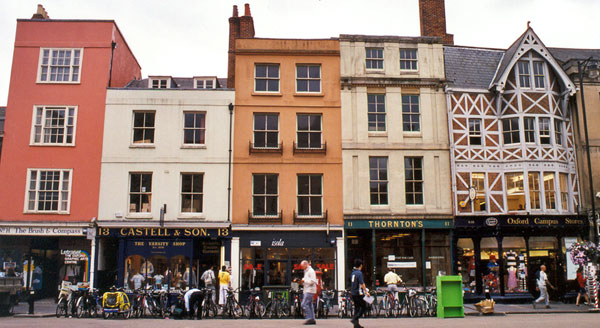
%> input picture Lectures/Lecture 7/Lecture 7/Lecture 6 Code/Matlab Lecture Help/street.jpg, 600 x 328 px
$ octave ImageApproximation.m   (GNU Octave 9; MATLAB toolbox functions it lacks are replaced by stand-ins)
%> lines starting %> are read from the running program, lines starting %| are printed output that depends on the picture
clear all;
close all;
X = double(rgb2gray(imread('street.jpg')));
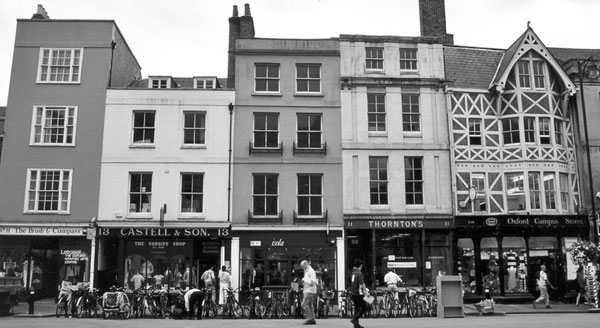
%> X: size 328x600 double; min 0, max 255, mean 130.9

[U, Sig, V] = svd(X);

figure('position',[100 200 1500 700]);
subplot(121);
imagesc(X);colormap gray

Z = zeros(size(X));

for i = 1:328
    subplot(122);
    imagesc(Z);title(strcat('r=',num2str(i-1)));
    pause;
    Z = Z + Sig(i,i)*U(:,i)*V(:,i)';
end
%> this loop made 328 passes
%> pass 1, `title(strcat('r=',num2str(i-1)))`:
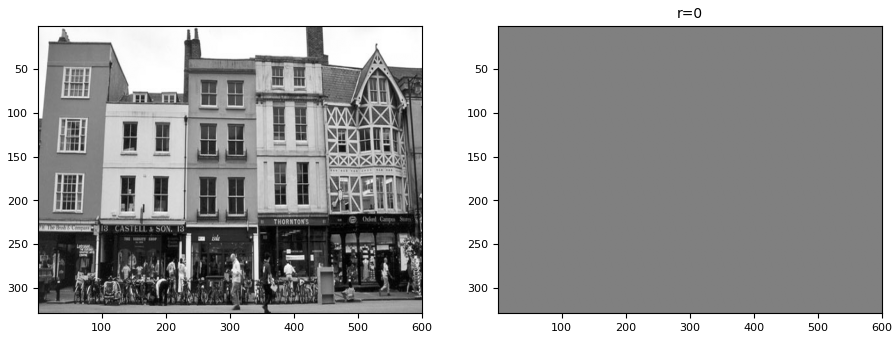
%> figure redrawn from the program's plot data, 2 panels
%> after the loop:
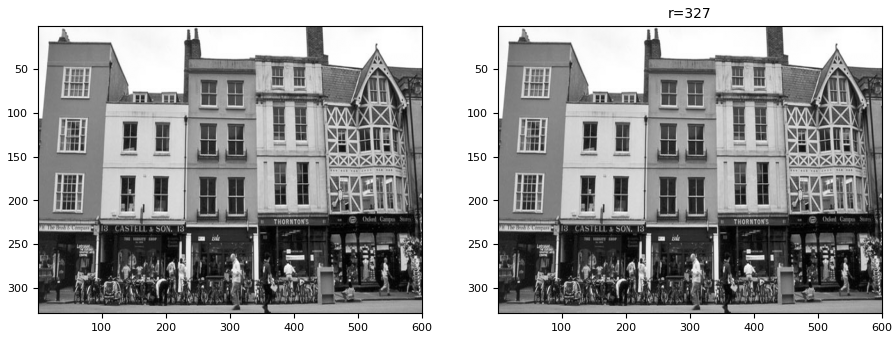
%> figure redrawn from the program's plot data, 2 panels
